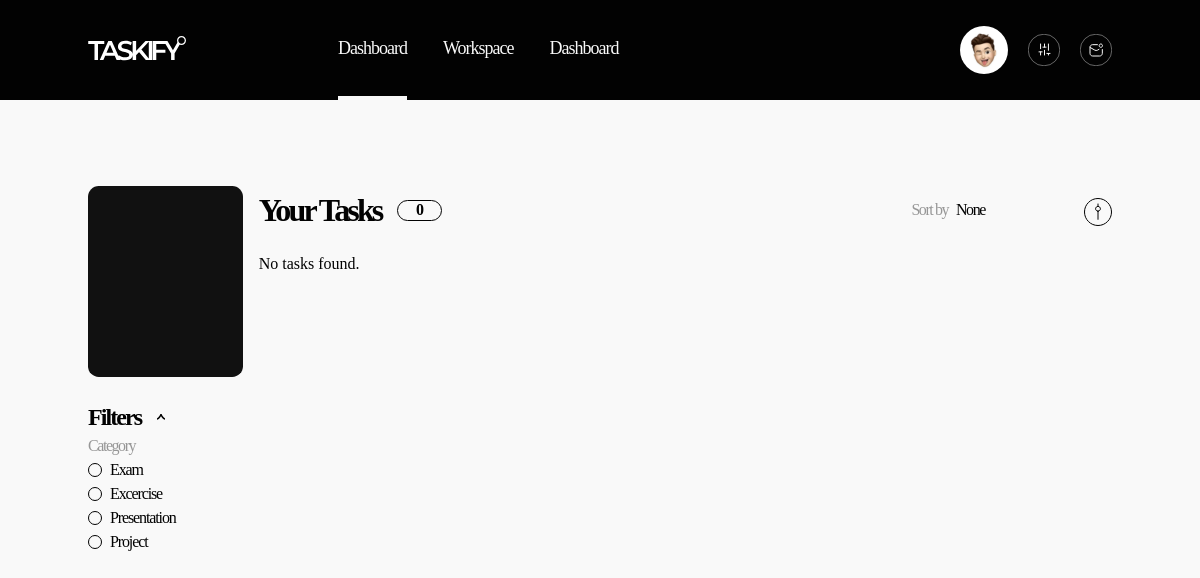
Before: /frontend/dashboard.php (signed in) with the older database file.
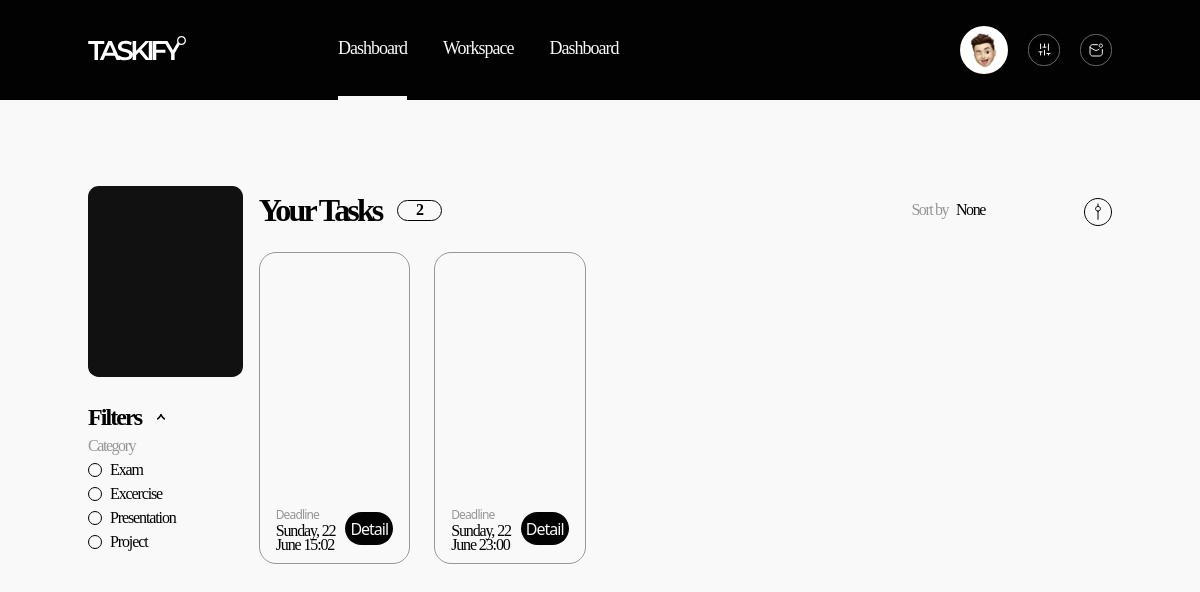
After: the same page with the newer database file.
### tables this page shows
CREATE TABLE `tasks` (
  `id_task` int NOT NULL,
  `id_user` int NOT NULL,
  `task_name` varchar(100) NOT NULL,
  `category` varchar(50) DEFAULT NULL,
  `deadline` datetime DEFAULT NULL,
  `subject` varchar(100) DEFAULT NULL,
  `cover_color` varchar(20) DEFAULT NULL,
  `status` enum('pending','in_progress','completed') DEFAULT 'pending',
  `description` text,
  `created_at` timestamp NULL DEFAULT CURRENT_TIMESTAMP
);

### frontend/dashboard.php (the view, shortened to what the changed rows need)
<?php
include '../backend/db.php';
$id_user = $_SESSION['id_user'];
$sort_option = isset($_GET['sort']) ? $_GET['sort'] : '';
$sql = "SELECT * FROM tasks WHERE id_user = ?";
$params = [];
$types = "i";
$params[] = $id_user;
if ($sort_option === 'Deadline') {
    $sql .= " ORDER BY deadline ASC";
} elseif ($sort_option === 'Name') {
    $sql .= " ORDER BY task_name ASC";
} else {
    $sql .= " ORDER BY created_at DESC";
}
$stmt = $conn->prepare($sql);
$stmt->bind_param($types, ...$params);
$stmt->execute();
$result = $stmt->get_result();
$tasks = [];
while ($row = $result->fetch_assoc()) {
    $tasks[] = $row;
}
$task_count = count($tasks);
?>
<!DOCTYPE html>
<html>
  <head>
    <link href="../src/style.css" rel="stylesheet" />
  </head>
  <body class="bg-primary">
    <main class="container mx-auto mt-[86px] grid grid-cols-6 space-x-4">
      <div class="">
        <div class="mt-6 space-y-[18px]">
          <form method="GET" action="dashboard.php">
            <div
              id="content-1"
              class="overflow-hidden transition-all duration-300 ease-in-out space-y-[18px]"
              style="max-height: 1000px"
            >
              <div class="">
                <div class="flex flex-col">
                  <?php
                  $categories = ['Exam', 'Excercise', 'Presentation', 'Project'];
                  foreach ($categories as $category) {
                      echo '<label class="inline-flex items-center cursor-pointer space-x-2 hover:bg-gray-100">';
                      echo '<span class="w-[14px] h-[14px] rounded-full border border-accent peer-checked:bg-shade peer-checked:border-accent transition-all duration-150"></span>';
                      echo '<span class="text-[16px] tracking-[-1.12px] font-mont font-normal text-accent">' . $category . '</span>';
                      echo '</label>';
                  }
                  ?>
                </div>
              </div>
            </div>
          </form>
        </div>
      </div>
      <div class="col-span-5">
        <div class=" flex justify-between grow">
          <div class="flex space-x-4 items-center">
            <h1
              class="font-mont font-semibold tracking-[-2.88px] text-[32px] text-accent"
            >
              Your Tasks
            </h1>
            <div
              class="rounded-full h-[21px] w-[45px] border-accent border flex justify-center items-center"
            >
              <span
                class="font-mont font-semibold tracking--2.08px text-accent text-[16px]"
                ><?php echo $task_count; ?></span
              >
            </div>
          </div>
        </div>
        <div class="grid grid-cols-5 gap-x-6 gap-y-[18px] mt-[18px]">
          <?php
          if ($task_count === 0) {
              echo '<p class="text-accent font-mont text-[16px]">No tasks found.</p>';
          } else {
              foreach ($tasks as $task) {
                  $deadline = date('l, j F H:i', strtotime($task['deadline']));
                  $cover_color = htmlspecialchars($task['cover_color']) ?: 'from-gray-200 to-gray-100';
                  $task_id = (int)$task['id_task'];
                  echo '<div class="h-[312px] rounded-[17px] border border-inactive">';
                  echo '<div class="h-3/4 bg-gradient-to-t ' . $cover_color . ' m-[6px] rounded-[12px]"></div>';
                  echo '<div class="mx-4 py-2 flex justify-between items-center">';
                  echo '<div class="flex flex-col items-start justify-center">';
                  echo '<span class="text-inactive text-[12px] font-normal tracking-[-0.84px]">Deadline</span>';
                  echo '<p class="text-accent font-mont text-[16px] font-medium tracking-[-1.12px] leading-[0.9]">' . $deadline . '</p>';
                  echo '</div>';
                  echo '<a href="task-detail.php?id=' . $task_id . '" class="bg-accent text-primary h-[33px] w-[83px] rounded-full font-normal tracking-[-1px] flex items-center justify-center no-underline">Detail</a>';
                  echo '</div>';
                  echo '</div>';
              }
          }
          ?>
        </div>
      </div>
    </main>
  </body>
</html>

Changed rows visible on the page:
added tasks: deadline "Sunday, 22 June 15:02"
added tasks: deadline "Sunday, 22 June 23:00"
Other visible differences:
$task_count: "0" → "2"
text no longer shown: "No tasks found."
